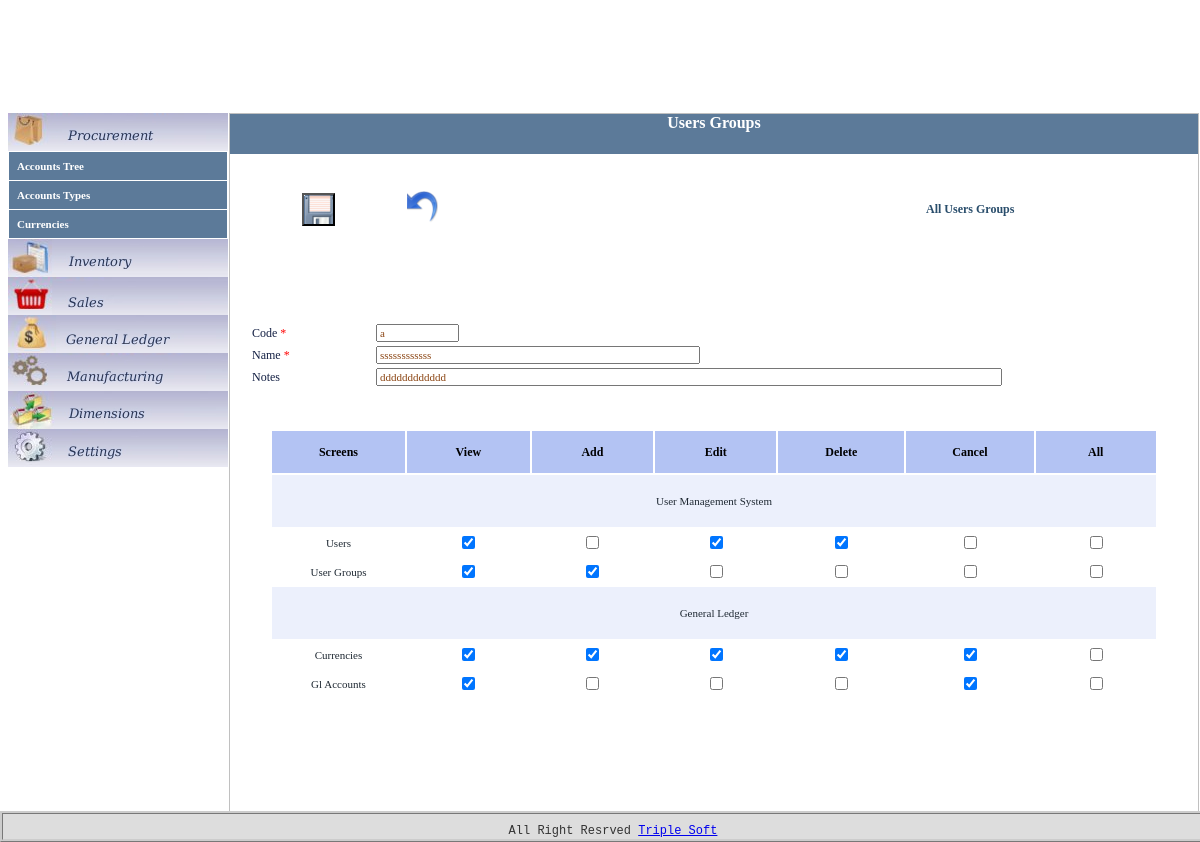
The app's page /ums/users_groups/go_form/289/edit with its own data.
### tables this page shows
CREATE TABLE IF NOT EXISTS `ums_users_groups` (
  `id` int(11) NOT NULL AUTO_INCREMENT,
  `code` varchar(10) NOT NULL,
  `name` varchar(50) NOT NULL,
  `notes` varchar(100) NOT NULL,
  `created_at` datetime NOT NULL,
  `create_user` int(11) NOT NULL,
  `updated_at` datetime NOT NULL,
  `update_user` int(11) NOT NULL,
  `are_canceled` tinyint(4) NOT NULL,
  `canceled_at` datetime NOT NULL,
  `cancel_user` int(11) NOT NULL,
  PRIMARY KEY (`id`)
);

CREATE TABLE IF NOT EXISTS `ums_develop_screens` (
  `id` int(11) NOT NULL,
  `code` varchar(20) NOT NULL,
  `name_en` varchar(50) NOT NULL,
  `name_ar` varchar(50) NOT NULL,
  `notes` varchar(200) DEFAULT NULL,
  `access_id` int(11) NOT NULL DEFAULT '1',
  `parent_id` int(11) NOT NULL,
  PRIMARY KEY (`id`)
);

### application/controllers/ums/users_groups.php (called while the page is built, shortened)
<?
class Users_groups extends Controller
{
	function Users_groups()
	{
		$this->load->model('ums/Users_groups_model','Users_groups_model',True);
		 $this->load->view('ums/users_groups/functions');
	}
	function go_form($id, $mode)
	{
		$data['develop_screens'] = $this->Users_groups_model->get_screens_by_parent(0);
        if($id!=0)
        {
			$data['users_groups_row'] = $this->Users_groups_model->get_by_id($id);
        }
        $data['mode']= $mode;
		$this->load->view('ums/users_groups/form',$data);
	}
}
?>

### CodeIgniter_1_7_2/system/codeigniter/CodeIgniter.php (called while the page is built, shortened)
<?php  if ( ! defined('BASEPATH')) exit('No direct script access allowed');
$EXT =& load_class('Hooks');
$EXT->_call_hook('pre_system');
$URI =& load_class('URI');
$RTR =& load_class('Router');
$method = $RTR->fetch_method();
$EXT->_call_hook('pre_controller');
$CI = new $class();
if ($RTR->scaffolding_request === TRUE)
{
	if ($EXT->_call_hook('scaffolding_override') === FALSE)
	{
		$CI->_ci_scaffolding();
	}
}
else
{
	if (method_exists($CI, '_remap'))
	{
		$CI->_remap($method);
	}
	else
	{
		call_user_func_array(array(&$CI, $method), array_slice($URI->rsegments, 2));
	}
}

### index.php (called while the page is built, shortened)
<?php
require_once BASEPATH.'codeigniter/CodeIgniter'.EXT;

### CodeIgniter_1_7_2/system/codeigniter/Base5.php (called while the page is built)
<?php  if ( ! defined('BASEPATH')) exit('No direct script access allowed');
class CI_Base {
	private static $instance;
	public function CI_Base()
	{
		self::$instance =& $this;
	}
	public static function &get_instance()
	{
		return self::$instance;
	}
}
function &get_instance()
{
	return CI_Base::get_instance();
}

### application/models/ums/users_groups_model.php (called while the page is built, shortened)
<?php
class Users_groups_model extends Model
{
		function get_by_id($id)
	    {
	    	$this->db->from('ums_users_groups');
	    	$this->db->where("id", $id);
	    	$query = $this->db->get();
        	return ($query->num_rows > 0) ? $query->row() : array();
	    }
		function get_screens_by_parent($parent_id)
	    {
	    	$this->db->select('`id`,`code`,`name_en`,`name_ar`,`notes`,`parent_id`');
	    	$this->db->where("parent_id", $parent_id);
	    	$query = $this->db->get('ums_develop_screens');
        	return $query->result();
	    }
		function get_screens_by_user_group_id($parent_id,$user_group_id)
	    {
	    	$this->db->select('`id`,`code`,`name_en`,`name_ar`,`view`,`add`,`edit`,`delete`,`cancel`');
	    	$this->db->from('ums_develop_screens');
	    	$this->db->join('ums_users_groups_screens_privielges', 'ums_develop_screens.code = ums_users_groups_screens_privielges.screen_code');
	    	$this->db->where("parent_id", $parent_id);
	    	$this->db->where("user_group_id", $user_group_id);
	    	$query = $this->db->get();
        	return $query->result();
	    }
}
?>

### application/views/includes/gui_tools.php (the view, shortened to what this page needs)
<?php
class GuiTools {
   public function beginTable($style='')
   {
     echo"<table style='$style' >";
   }
	public function endTable()
   {
     echo"</table>";
   }
 	public function beginRow($trHeight='20px')
   {
     echo"<tr height='$trHeight'>";
   }
	public function endRow()
   {
     echo"</tr>";
   }
   public function cellLabelTitle($tdWidth, $text)
   {
     echo"<td width='$tdWidth' ><label style='color: #142044; font-family:tahoma; font-size: 12px;' >$text</label></td>";
   }
   public function cellLabelTitle_Required($tdWidth, $text)
   {
     echo"<td width='$tdWidth' ><label style='color: #142044; font-family:tahoma; font-size: 12px;' >$text<span style='color:red'> *</span></label></td>";
   }
   public function cellTextbox($tdWidth,$txtSize, $txtLength, $txtId,$txtName,$txtValue, $string_added='')
   {
     echo"<td width='$tdWidth'><input type='text' size='$txtSize' maxlength='$txtLength' id='$txtId' name='$txtName' value='$txtValue' $string_added style='color:#8B4513; font-family:tahoma; font-size: 11px;'/></td>";
   }
  	public function cellHidden($hdnId, $hdnName, $hdnValue)
   {
     echo"<td ><input type='hidden' id='$hdnId' name='$hdnName' value='$hdnValue' /></td>";
   }
}

### application/views/ums/users_groups/form.php (shortened to what this page needs)
<?php $this->lang->load('ums/users_groups',$this->config->item('language'));?>
<div class="screens_title" ><?php echo $this->lang->line('title')?></div>
<div id="div_process_data" align="center">
<?php
$current_language=$this->config->item('language');
$id=0;
$code='';
$name='';
$notes='';
$are_disabled="";
if($mode!='add')
{
	if($mode=='return')
	{
		$id=			$users_groups_row['id'];
		$code=			$users_groups_row['code'];
		$name=			$users_groups_row['name'];
		$notes=			$users_groups_row['notes'];
	}
	else
	{
		$id=			$users_groups_row->id;
		$code=			$users_groups_row->code;
		$name=			$users_groups_row->name;
		$notes=			$users_groups_row->notes;
		$updated_at=	$users_groups_row->updated_at;
	}
}
?>
<form id="frm_process_data" name="frm_process_data" action="<?php echo base_url();?>ums/users_groups/submit_process/<?php echo $id ?>"  method="post">
<table class="common">
	<tr>
		<td width="100px" height="30px"></td>
	</tr>
	<tr>
		<?php if($mode!='view') { ?>
		<td width="100px" >
		<input type="submit" id='btn_save' name='btn_save' style="background-image: url(<?php echo base_url()."/images/icons/save.gif"; ?>); width:33px ; height:33px" value='' title='<?php  echo $this->lang->line('btn_save'); ?>' onclick="return validate_form('<?php echo $this->config->item('language'); ?>');"/>
		</td>
		<td width="100px">
		<?php
		if($id==0)
		{
			$undo_redirect_url=base_url()."ums/users_groups/view_all";
		}
		else
		{
			$undo_redirect_url=base_url()."ums/users_groups/go_form/$id/view";
		}
		?>
		<a href="<?php echo $undo_redirect_url; ?>"><img src='<?php echo base_url()."/images/icons/undo.png"; ?>' width='33'; height='33' title='<?php  echo $this->lang->line('btn_undo'); ?>'/></a>
		</td>
		<td width="100px"></td>
		<td width="100px"></td>
		<?php }?>
		<td width="100px"></td>
		<td width="100px"></td>
		<td width="200px">
		<a href="<?php echo base_url();?>ums/users_groups/" ><?php echo $this->lang->line('lnk_view_all'); ?></a>
		</td>
	</tr>
	<tr>
		<td width="100px" colspan="9" height="30px"></td>
	</tr>
	<tr>
		<td width="100px" colspan="9" height="30px"> </td>
	</tr>
</table>
<?php
$guiTools = new GuiTools();
$guiTools->beginTable();
$guiTools->beginRow();
$guiTools->cellHidden('hdn_id', 'hdn_id', $id);
if($mode=='edit')
{
	$guiTools->cellHidden('hdn_updated_at', 'hdn_updated_at', $updated_at);
}
$guiTools->endRow();
if($mode=='view')
{
	$guiTools->beginRow();
	$guiTools->cellLabelTitle('120px', $this->lang->line('code'));
	$guiTools->cellLabelValue('800px',$code);
	$guiTools->endRow();
	$guiTools->beginRow();
	$guiTools->cellLabelTitle('100px', $this->lang->line('name'));
	$guiTools->cellLabelValue('200px',$name);
	$guiTools->endRow();
	$guiTools->beginRow();
	$guiTools->cellLabelTitle('100px', $this->lang->line('notes'));
	$guiTools->cellLabelValue('200px',$notes);
	$guiTools->endRow();
}
else
{
	$guiTools->beginRow();
	$guiTools->cellLabelTitle_Required('120px', $this->lang->line('code'));
	$guiTools->cellTextbox('800px','10','10','txt_code','txt_code',$code);
	$guiTools->endRow();
	$guiTools->beginRow();
	$guiTools->cellLabelTitle_Required('100px', $this->lang->line('name'));
	$guiTools->cellTextbox('200px','50','50','txt_name','txt_name',$name);
	$guiTools->endRow();
	$guiTools->beginRow();
	$guiTools->cellLabelTitle('100px', $this->lang->line('notes'));
	$guiTools->cellTextbox('200px','100','100','txt_notes','txt_notes',$notes);
	$guiTools->endRow();
}
$guiTools->endTable();
		echo "<div  class='screen_display' id='div_screen_table'>";
		echo "<table  class='screen_display_table' >";
		$index=0;
		foreach ($develop_screens as $record)
		{
				if($index==0)
				{
					echo "<tr>";
							echo"<th  >". $this->lang->line('develop_screens')."</th>";
							echo"<th  >". $this->lang->line('prev_view')."</th>";
							echo"<th  >". $this->lang->line('prev_add')."</th>";
							echo"<th  >". $this->lang->line('prev_edit')."</th>";
							echo"<th  >". $this->lang->line('prev_delete')."</th>";
							echo"<th  >". $this->lang->line('prev_cancel')."</th>";
							echo"<th  >". $this->lang->line('prev_all')."</th>";
					echo "</tr>";
				}
				$screen_id=$record->id;
				if($current_language=='english')
				{
					$screen_name=$record->name_en;
				}
				else if($current_language=='arabic')
				{
					$screen_name=$record->name_ar;
				}
					echo "<tr>";
					echo "<td colspan='7' align='center'> $screen_name </td>";
					echo "</tr>";
				if($mode=='add' || ($mode=='return' && $id==0) )
				{
					$data['develop_screens_inner'] = $this->Users_groups_model->get_screens_by_parent($screen_id);
					$develop_screens_inner=$data['develop_screens_inner'];
					foreach ($develop_screens_inner as $record_inner)
					{
						$screen_code=$record_inner->code;
						if($current_language=='english')
						{
							$screen_name=$record_inner->name_en;
						}
						else if($current_language=='arabic')
						{
							$screen_name=$record_inner->name_ar;
						}
							echo "<tr>";
							$color_row='#FFFFFF';
							$height_row='25px';
							echo "<td align='center' style='font-size: 11px; height:$height_row; background-color:$color_row;'> $screen_name </td>";
							echo "<td align='center' style='font-size: 11px; height:$height_row; background-color:$color_row;'><input type='checkbox' id='chk_".$screen_code."_view'   name='chk_".$screen_code."_view'  	onchange=\"uncheckByView_for_screen('".$screen_code."')\" /></td>";
							echo "<td align='center' style='font-size: 11px; height:$height_row; background-color:$color_row;'><input type='checkbox' id='chk_".$screen_code."_add'    name='chk_".$screen_code."_add'   	onchange=\"checkView_for_screen('chk_".$screen_code."_add','".$screen_code."')\" /></td>";
							echo "<td align='center' style='font-size: 11px; height:$height_row; background-color:$color_row;'><input type='checkbox' id='chk_".$screen_code."_edit'   name='chk_".$screen_code."_edit'  	onchange=\"checkView_for_screen('chk_".$screen_code."_edit','".$screen_code."')\" /></td>";
							echo "<td align='center' style='font-size: 11px; height:$height_row; background-color:$color_row;'><input type='checkbox' id='chk_".$screen_code."_delete' name='chk_".$screen_code."_delete' 	onchange=\"checkView_for_screen('chk_".$screen_code."_delete','".$screen_code."')\" /></td>";
							echo "<td align='center' style='font-size: 11px; height:$height_row; background-color:$color_row;'><input type='checkbox' id='chk_".$screen_code."_cancel' name='chk_".$screen_code."_cancel' 	onchange=\"checkView_for_screen('chk_".$screen_code."_cancel','".$screen_code."')\" /></td>";
							echo "<td align='center' style='font-size: 11px; height:$height_row; background-color:$color_row;'><input type='checkbox' id='chk_".$screen_code."_all' name='chk_".$screen_code."_all'  		onchange=\"checkUncheck_for_screen('".$screen_code."')\"/></td>";
							echo "</tr>";
						}
					$index=$index+1;
				}
				else
				{
					$data['develop_screens_inner'] = $this->Users_groups_model->get_screens_by_user_group_id($screen_id,$id);
					$develop_screens_inner=$data['develop_screens_inner'];
					foreach ($develop_screens_inner as $record_inner)
					{
						$screen_code=$record_inner->code;
						if($current_language=='english')
						{
							$screen_name=$record_inner->name_en;
						}
						else if($current_language=='arabic')
						{
							$screen_name=$record_inner->name_ar;
						}
						$view_checked="";
						$add_checked="";
						$edit_checked="";
						$delete_checked="";
						$cancel_checked="";
						if($record_inner->view==1)
						{
							$view_checked="checked='checked'";
						}
						if($record_inner->add==1)
						{
							$add_checked="checked='checked'";
						}
						if($record_inner->edit==1)
						{
							$edit_checked="checked='checked'";
						}
						if($record_inner->delete==1)
						{
							$delete_checked="checked='checked'";
						}
						if($record_inner->cancel==1)
						{
							$cancel_checked="checked='checked'";
						}
							echo "<tr>";
							$color_row='#FFFFFF';
							$height_row='25px';
							echo "<td align='center' style='font-size: 11px;  height:$height_row; background-color:$color_row;'> $screen_name </td>";
							echo "<td align='center' style='font-size: 11px;  height:$height_row; background-color:$color_row;'><input type='checkbox' id='chk_".$screen_code."_view'   name='chk_".$screen_code."_view'   ".$view_checked."     ".$are_disabled."		onchange=\"uncheckByView_for_screen('".$screen_code."')\" /></td>";
							echo "<td align='center' style='font-size: 11px;  height:$height_row; background-color:$color_row;'><input type='checkbox' id='chk_".$screen_code."_add'    name='chk_".$screen_code."_add'    ".$add_checked."      ".$are_disabled."  	onchange=\"checkView_for_screen('chk_".$screen_code."_add','".$screen_code."')\" /></td>";
							echo "<td align='center' style='font-size: 11px;  height:$height_row; background-color:$color_row;'><input type='checkbox' id='chk_".$screen_code."_edit'   name='chk_".$screen_code."_edit'   ".$edit_checked."     ".$are_disabled."		onchange=\"checkView_for_screen('chk_".$screen_code."_edit','".$screen_code."')\" /></td>";
							echo "<td align='center' style='font-size: 11px;  height:$height_row; background-color:$color_row;'><input type='checkbox' id='chk_".$screen_code."_delete' name='chk_".$screen_code."_delete' ".$delete_checked."   ".$are_disabled."		onchange=\"checkView_for_screen('chk_".$screen_code."_delete','".$screen_code."')\" /></td>";
							echo "<td align='center' style='font-size: 11px;  height:$height_row; background-color:$color_row;'><input type='checkbox' id='chk_".$screen_code."_cancel' name='chk_".$screen_code."_cancel' ".$cancel_checked."   ".$are_disabled."		onchange=\"checkView_for_screen('chk_".$screen_code."_cancel','".$screen_code."')\" /></td>";
							echo "<td align='center' style='font-size: 11px;  height:$height_row; background-color:$color_row;'><input type='checkbox' id='chk_".$screen_code."_all' name='chk_".$screen_code."_all'  	   						 ".$are_disabled."  	onchange=\"checkUncheck_for_screen('".$screen_code."')\" /></td>";
							echo "</tr>";
						}
					$index=$index+1;
				}
		}
		echo"</table>";
		echo"</div>";
?>
</form>
</div>

### css/style.css (style rules this page uses)
body { margin: 10px auto; font: Verdana,Arial, Helvetica, sans-serif; background-color: #FFFFFF; }
div.screens_title { height: 40px; text-align: center; background-color:#5C7A99; color:white; width: 100%; font-family: fantasy; font-size: 16px; font-weight: bold; -moz-border-radius: 0px 0px 0px 0px ; -moz-box-shadow:0 0 10px #333333; border:3px solid 99aabb; }
div.screen_display { padding:40px; height: auto; position: relative; border: 0px solid silver; -moz-border-radius: 15px 15px 15px 15px ; -moz-box-shadow:0 0 10px #333333; border:3px solid 99aabb; }
.screen_display_table th { height:40px; font-size: 12px; font-weight: bold; background-color:#B3C3F3; }
.screen_display_table td { width:200px; height:50px; color:#1F2933; font-size: 11px; font-weight: normal; font-family:serif; background-color: #ECF0FC; }
.common a { font-weight:bold; text-decoration:none; font-size:12px; font-family: fantasy; color:#2A4E6C; }
a img { border:none; }

### records on screen
ums_users_groups: txt_code "a", txt_name "ssssssssssss", txt_notes "dddddddddddd"
ums_develop_screens: name_en "User Management System", screen_name "Users", screen_name "User Groups"
ums_develop_screens: name_en "General Ledger", screen_name "Currencies", screen_name "Gl Accounts"

### other values on screen
$this->lang->line('title') "Users Groups"
$this->lang->line('lnk_view_all') "All Users Groups"
$text "Code Name"
$text "Notes"
$this->lang->line('footer_developed_by') "All Right Resrved"
$this->lang->line('footer_company_site_link') "Triple Soft"
